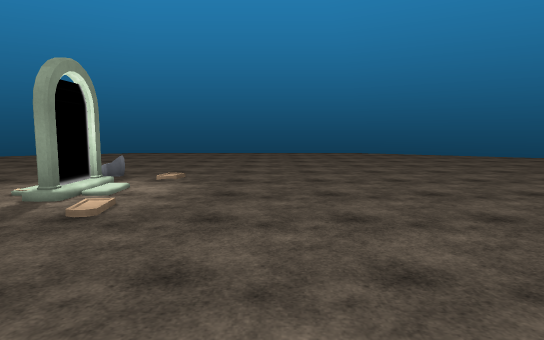
view 1 (above)

16 first-person views from a walk through a Unity game level. The camera is 1.5 m above the floor, tilts 6° down and sees 75° across. The floor is counted in squares, 2 m on a side. Each view is taken from the middle of a square. On the plan, view 1 faces up. The plan holds only what a view shows up to about 11 squares ahead; the rest is blank. The place goes on beyond the plan. The player is left out. Some surface patterns are stand-ins.

view 2
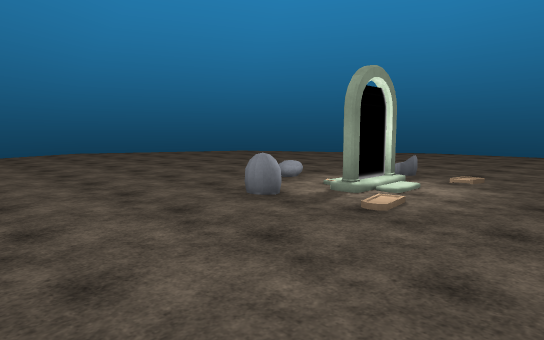

view 3
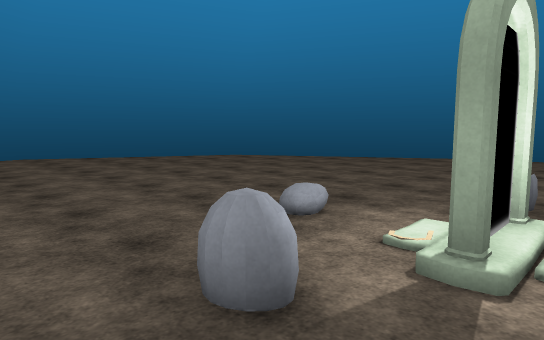

view 4
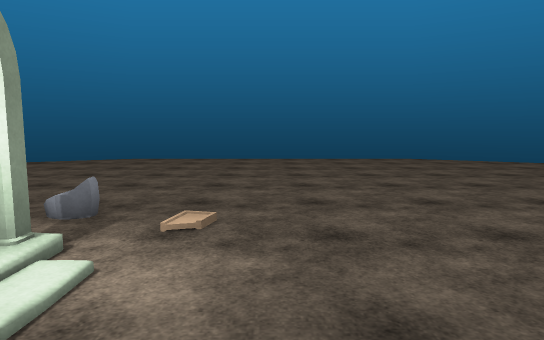

view 5
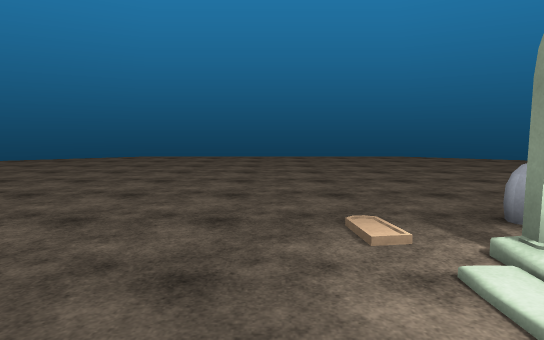

view 6
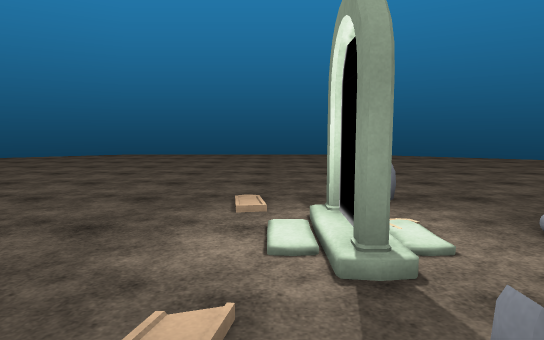

view 7
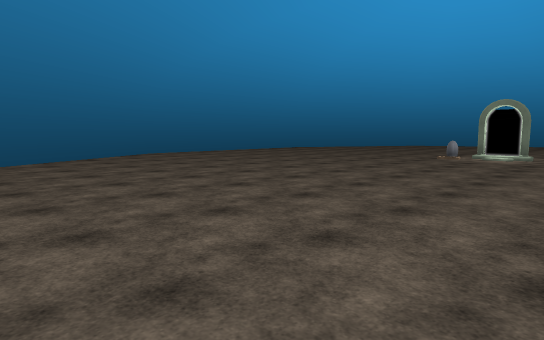

view 8
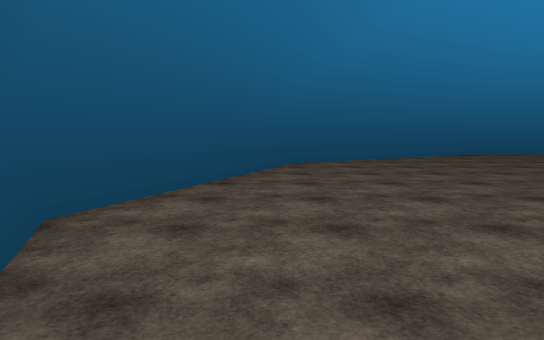

view 9
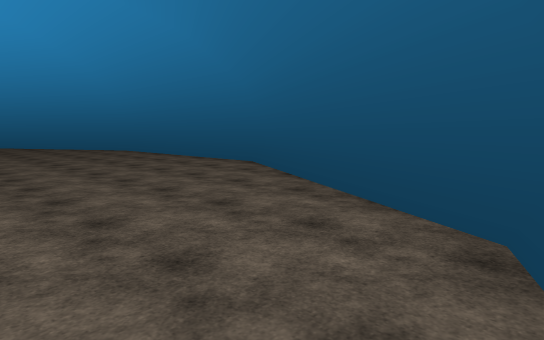

view 10
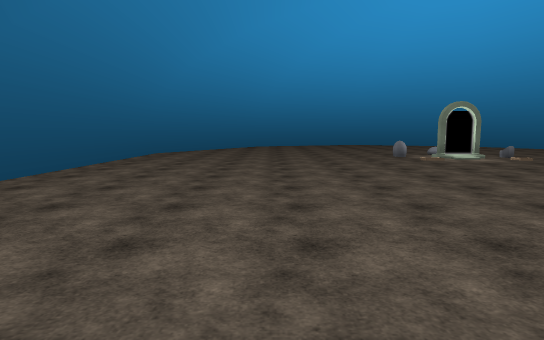

view 11
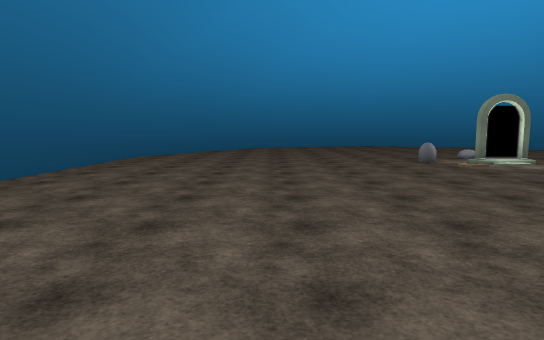

view 12
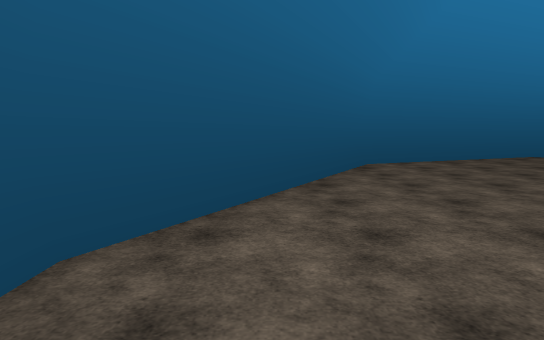

view 13
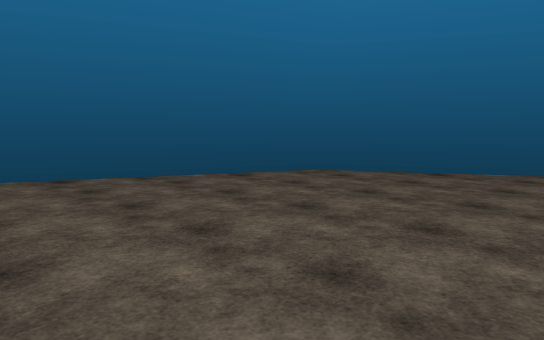

view 14
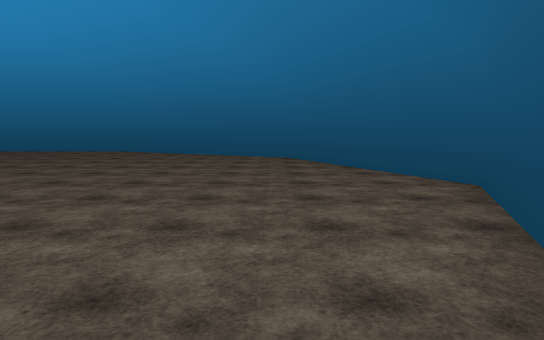

view 15
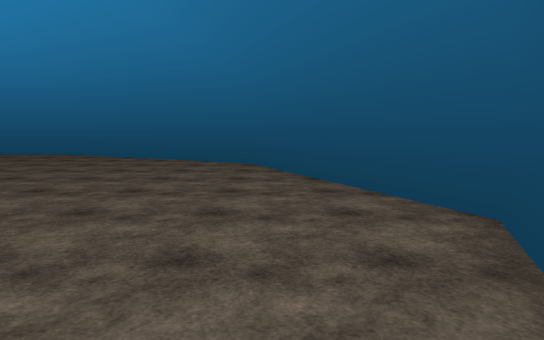

view 16
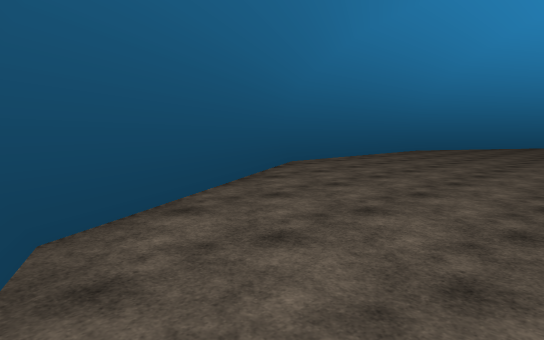

### Floor plan
Points are (right, up) in squares from view 1. A wall is a line through its corners. A room is listed if a view was taken in it or the views show most of it. See-through windows are left out.
Room 1 (views 1, 2, 3, 4, 5, 6, 7, 8, 9, 10, 11, 12, 13, 14, 15, 16)
walls: (3.4, -5.3) (9.8, -1.9) (10.4, -0.5); (-8, 11.9) (-11.8, 9.9) (-14.2, 4.2); (9.6, -1.7) (12.1, 4); (10.5, -0.3) (12.3, 4) (9.7, 9.9) (3.1, 13.5) (-5.2, 13.5) (-7.4, 12.2); (-14.3, 4) (-11.8, -1.8) (-5.1, -5.5) (3.1, -5.5)
low walls: (3.4, -5.1) (9.6, -1.7); (-5.5, 13.1) (-11.6, 9.7) (-14.1, 4); (12.1, 4) (9.6, 9.7) (3.4, 13.1); (-14.2, 4.2) (-11.7, -1.7) (-5.4, -5.1)
objects: other object (-3, 3); other object (-3, 4) to (-3, 5); other object (-3, 6)

Positions as (right, up) in squares from view 1, and headings:
1: (0, 0), facing up
2: (0, 0), facing up-left
3: (-2, 2), facing up-left
4: (-1, 3), facing up
5: (-1, 6), facing down
6: (-2, 7), facing down
7: (9, 7), facing down-left
8: (10, 7), facing down
9: (10, 7), facing up-left
10: (8, -1), facing left
11: (6, -1), facing left
12: (-3, -4), facing left
13: (-7, 4), facing up-left
14: (9, -1), facing up
15: (10, 1), facing up
16: (10, 1), facing down-left
